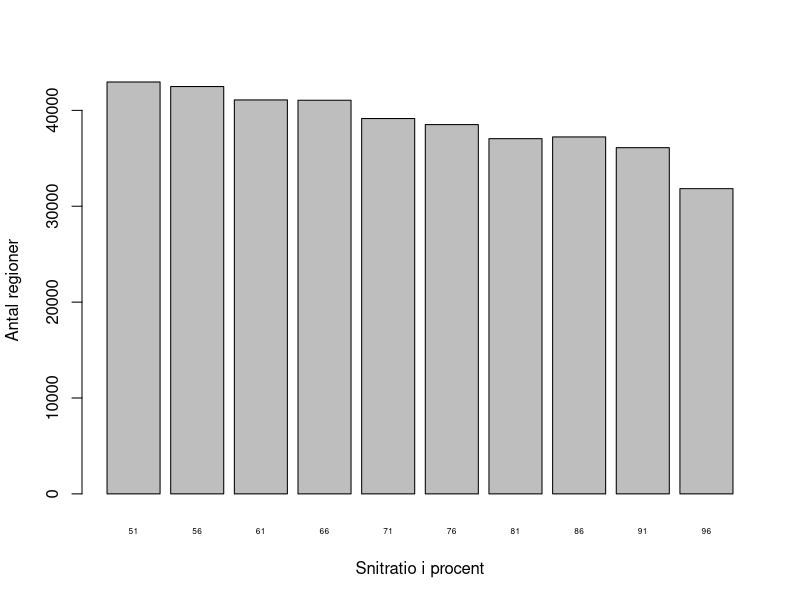
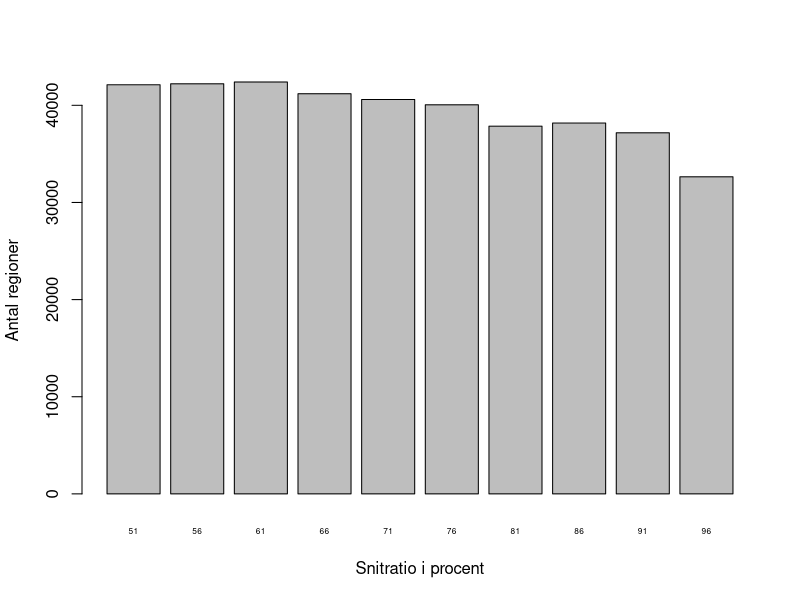
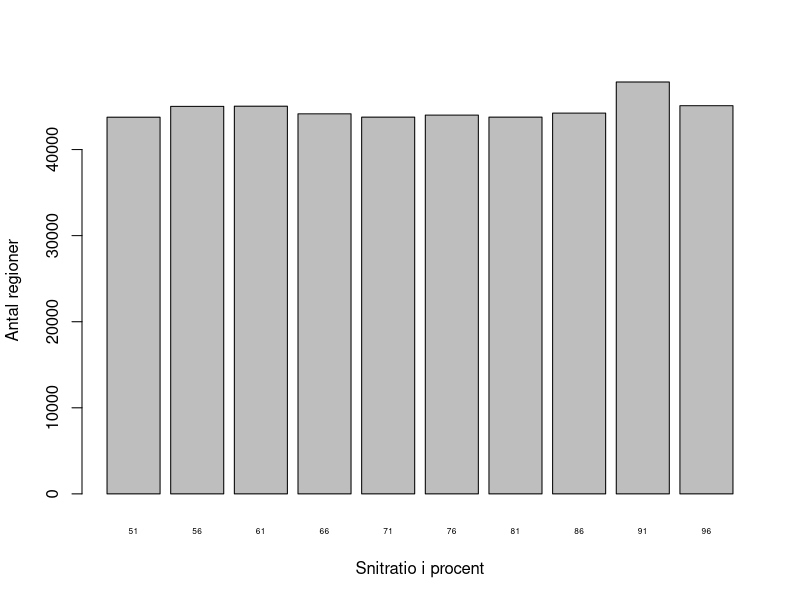
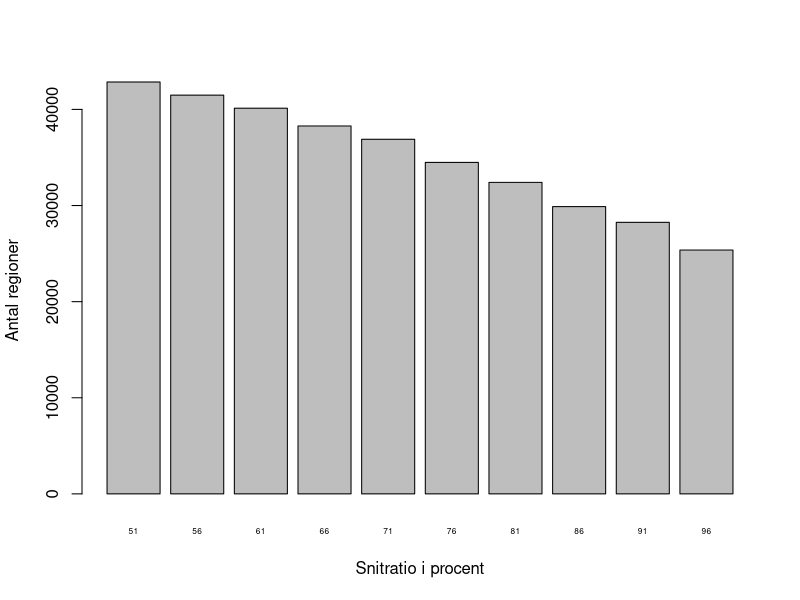
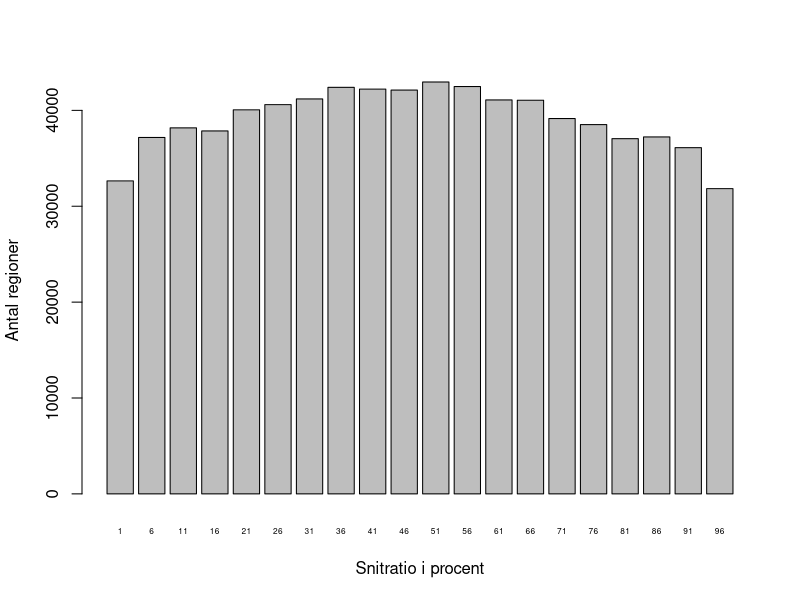
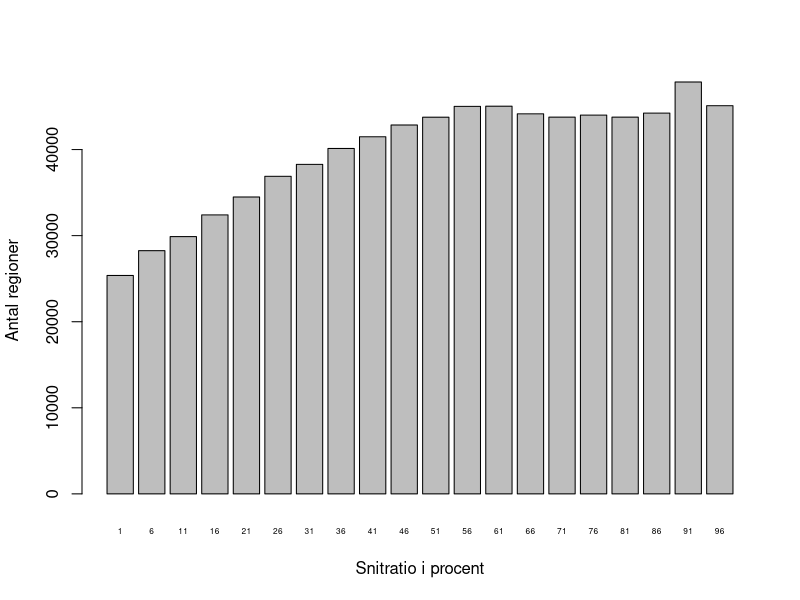

Generate these figures, in order, with R:
d0 <- read.table("csv/cut0featsperratio.csv", sep=",", header=TRUE)
d1 <- read.table("csv/cut1featsperratio.csv", sep=",", header=TRUE)
d2 <- read.table("csv/cut2featsperratio.csv", sep=",", header=TRUE)
d3 <- read.table("csv/cut3featsperratio.csv", sep=",", header=TRUE)
d4 <- read.table("csv/cut0cut1eatsperratio.csv", sep=",",header=TRUE)
d5 <- read.table("csv/cut2cut3eatsperratio.csv", sep=",",header=TRUE)
png("billeder/cut0featsperratio.png")
barplot(d0$interessante.regioner,beside=TRUE, names=d0$ratios,cex.names=0.5, xlab = "Snitratio i procent", ylab = "Antal regioner"  )
dev.off()
png("billeder/cut1featsperratio.png")
barplot(d1$interessante.regioner,beside=TRUE, names=d1$ratios,cex.names=0.5, xlab = "Snitratio i procent", ylab = "Antal regioner"  )
dev.off()
png("billeder/cut2featsperratio.png")
barplot(d2$interessante.regioner,beside=TRUE, names=d2$ratios,cex.names=0.5, xlab = "Snitratio i procent", ylab = "Antal regioner"  )
dev.off()
png("billeder/cut3featsperratio.png")
barplot(d3$interessante.regioner,beside=TRUE, names=d3$ratios,cex.names=0.5, xlab = "Snitratio i procent", ylab = "Antal regioner"  )
dev.off()
png("billeder/cut0cut1eatsperratio.png")
barplot(d4$interessante.regioner,bedside=TRUE,names=d4$ratios,cex.names=0.5, xlab = "Snitratio i procent", ylab = "Antal regioner"  )
dev.off()
png("billeder/cut2cut3eatsperratio.png")
barplot(d5$interessante.regioner,beside=TRUE,names=d5$ratios,cex.names=0.5, xlab = "Snitratio i procent", ylab = "Antal regioner"  )
dev.off()
q()
